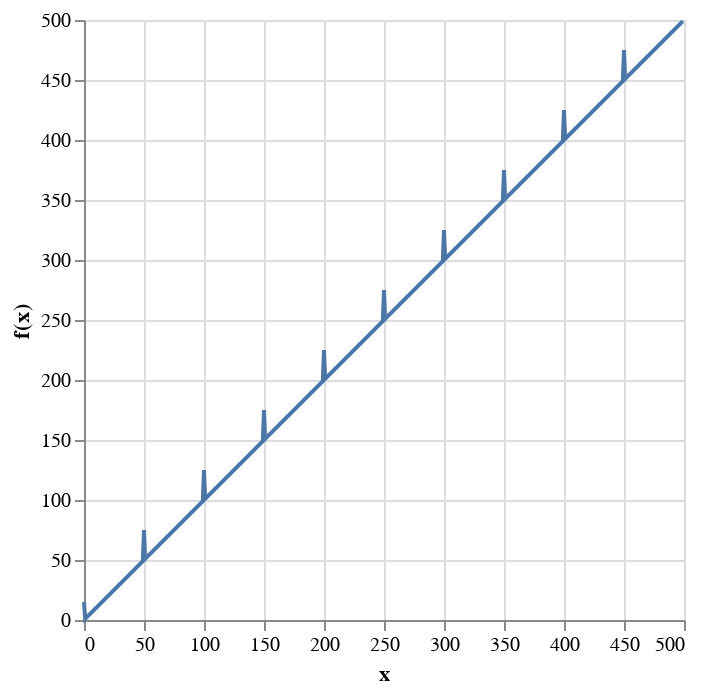

The notebook cell saved with this chart:
### Markdown cell above
#### Data trend visualization
##### change them into a function

### Code cell
## Change 
import altair as alt

source = pd.DataFrame({
    'x': np.arange(0,len(data)),
    'f(x)': data
  })

alt.Chart(source).mark_line().encode(
      x='x',
      y='f(x)'
  )

### Figure 1 — Vega-Lite specification as saved in the notebook (floating-point values rounded to 4 significant figures; data arrays with more than 128 entries replaced by an {"elided": "..."} marker saying what was removed)
{"config": {"view": {"continuousWidth": 300, "continuousHeight": 300}}, "data": {"name": "data-afaaf577ca0c76c3ef98981753b60275"}, "mark": {"type": "line"}, "encoding": {"x": {"field": "x", "type": "quantitative"}, "y": {"field": "f(x)", "type": "quantitative"}}, "$schema": "https://vega.github.io/schema/vega-lite/v5.16.3.json", "datasets": {"data-afaaf577ca0c76c3ef98981753b60275": {"elided": "500 records"}}}
